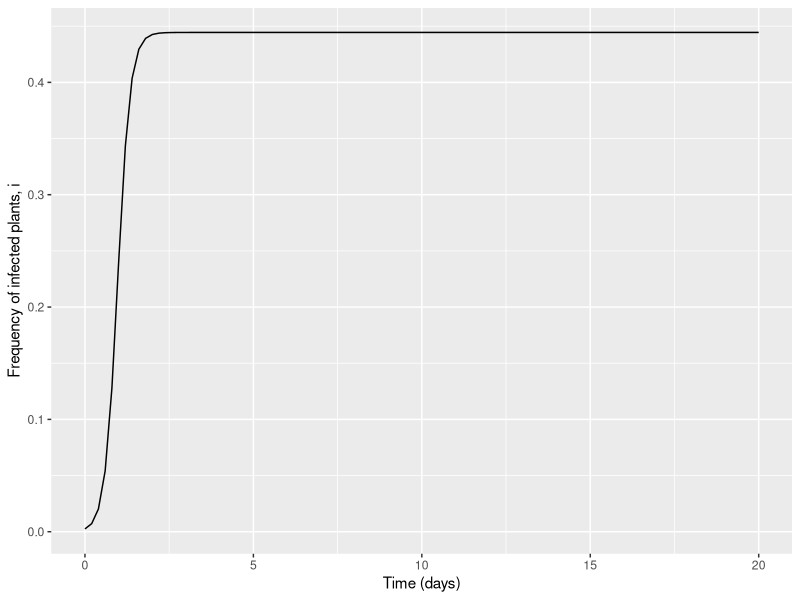
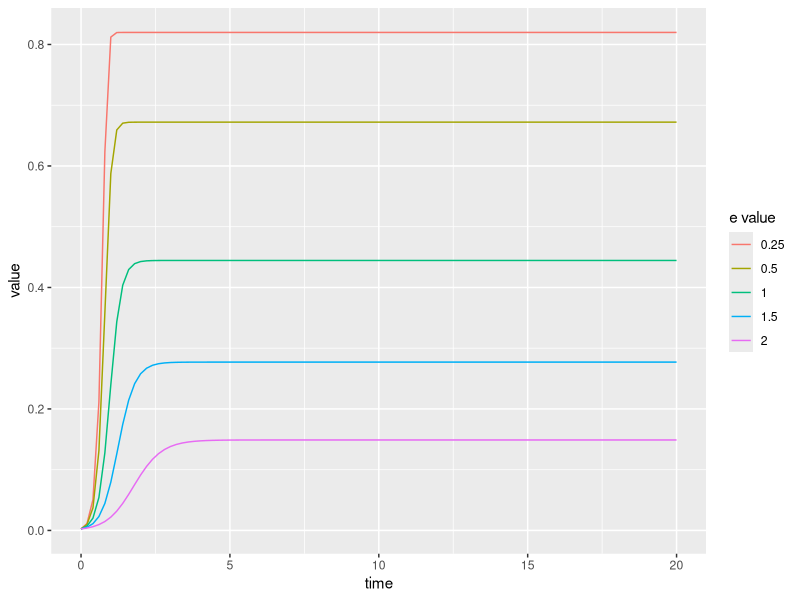
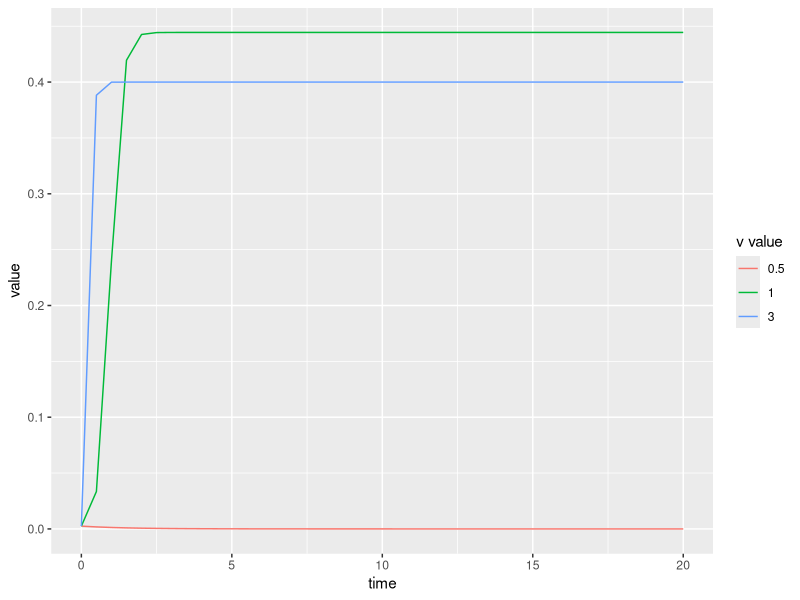

Source code (R) for these figures, in order:

###########################################################################
###### SIMPLIFICATION OF DETERMINISTIC MODEL BY DONNELLY ET AL. 2019 ######
###########################################################################

### Simplification of deterministic model by Donnelly et al. 2019 to make it more comparable to Madden et al. 2000.
### No vector dynamics - constant vector population size, no vector preference (v and e always set to 1), no vector
### emigration (p always set to 0).

rm(list=ls())

# packages
library(deSolve)
library(ggplot2)
library(reshape2)
library(dplyr)

# FIXED parameters
p <- 0 # aphid emigration/death rate per journey between plants
v <- 1 # infected plant attractiveness
e <- 1 # infected plant acceptability 

# parameters
parms <- c(
  gamma = 20/3, # rate of recovery/death of I plants
  theta = 1, # aphid dispersal rate per day
  H = 400, # number host plants
  p = p, # aphid emigration/death rate per journey between plants
  v = v, # infected plant attractiveness
  e = e, # infected plant acceptability 
  w = 0.2, # feeding rate on healthy plant
  Pacq = 1, # chance of virus acquisition by vector from infected plant
  Pinoc = 1, # chance of inoculating healthy plant
  A = 1200 # vector population size
)

#states
init_states <- c(
  i = 1/parms[["H"]] # frequency of infected plants
)

# timeframe
times <- seq(0, 20, by = 0.2)

# define ode function
donnelly_simple_ode <- function(times, states, parms) {
  
  # STATES
  i <- states[["i"]]
  
  # PARAMETERS
  gamma <- parms[["gamma"]]
  theta <- parms[["theta"]]
  H <- parms[["H"]]
  p <- parms[["p"]]
  v <- parms[["v"]]
  e <- parms[["e"]]
  w <- parms[["w"]]
  Pacq <- parms[["Pacq"]]
  Pinoc <- parms[["Pinoc"]]
  A <- parms[["A"]]
  
  
  # DEFINE PARAMETERS NEEDED FOR STATE EQUATIONS
  
  # q = prob of surviving flight between plants (i.e. doesn't emigrate/die)
  q <- 1 - p  
  
  # i_hat = weighted frequency of infected plants, accounting for attraction towards infected plants
  # i.e. adapted version of i / (1 - i + i) = i / 1, to include v
  i_hat <- v*i / ((1-i) + v*i) 
  
  # expected number of transmissions per dispersal, 
  # derived from analysis of markov chain (see Donnelly 2019, Appendix S1)
  xi <- (q^2*Pacq*Pinoc*i_hat*(1 - e*w)*(1 - i_hat))/(p + q*w*(1 - i_hat*(1 - e)))

  # infected plants - change in incidence of infected plants
  # = rate of aphid dispersal * mean number of transmissions - plant death
  di <- (theta*A/H)*xi - gamma*i
  
  return(list(di))
}

vary_param_trajec <- function(init_states, times, parms, varied_parm_name, varied_parm_vals) {
  
  # function to run the ODE multiple times with one parameter varying, as specified by user.
  # returns data frame of all runs
  
  # initialise output data frame
  all_trajects <- data.frame(time = numeric(),
                             compartment = character(),
                             value = numeric(),
                             param_val = numeric())
  
  for (run in 1:length(varied_parm_vals)) {
    
    parms[[varied_parm_name]] <- varied_parm_vals[run]
    
    trajectory <- data.frame(ode(y = init_states, 
                                 times = times, 
                                 parms = parms, 
                                 func = donnelly_simple_ode))
    
    trajectory_long <- reshape2::melt(trajectory, id.vars="time")
    
    # add the value of the varying parameter as an extra column
    trajectory_long$param_val <- rep(varied_parm_vals[run], times=nrow(trajectory_long))
    
    # add to dataframe of all trajectories
    all_trajects <- rbind(all_trajects, trajectory_long)
  }
  
  return(all_trajects)
}

########
# run epidemic with default parameters (as donnelly et al. 2019)
########
trajectory <- data.frame(ode(y = init_states, 
                             times = times, 
                             parms = parms, 
                             func = donnelly_simple_ode))

# plot trajectory of infected plants and number of aphids
plant_trajec <- ggplot(data=trajectory, aes(x = time, y = i)) +
  geom_line() +
  labs(x = "Time (days)", y = "Frequency of infected plants, i")
plant_trajec

#VARY E (plant acceptability)
e_vals <- c(0.25, 0.5, 1, 1.5, 2)

e_trajecs <- vary_param_trajec(init_states, times, parms, "e", e_vals)

# plot output
e_vals_plot <- ggplot(data=e_trajecs %>% filter(variable == "i"), aes(x = time, y = value, col = as.factor(param_val))) +
  geom_line() +
  labs(col = "e value")
e_vals_plot

# VARY V (plant attractiveness)
v_vals <- c(1, 3, 0.5)

long_times <- seq(0, 20, by=0.5)
v_trajecs <- vary_param_trajec(init_states, long_times, parms, "v", v_vals)

# plot output
v_vals_plot <- ggplot(data=v_trajecs %>% filter(variable == "i"), aes(x = time, y = value, col = as.factor(param_val))) +
  geom_line() +
  labs(col = "v value")
v_vals_plot
